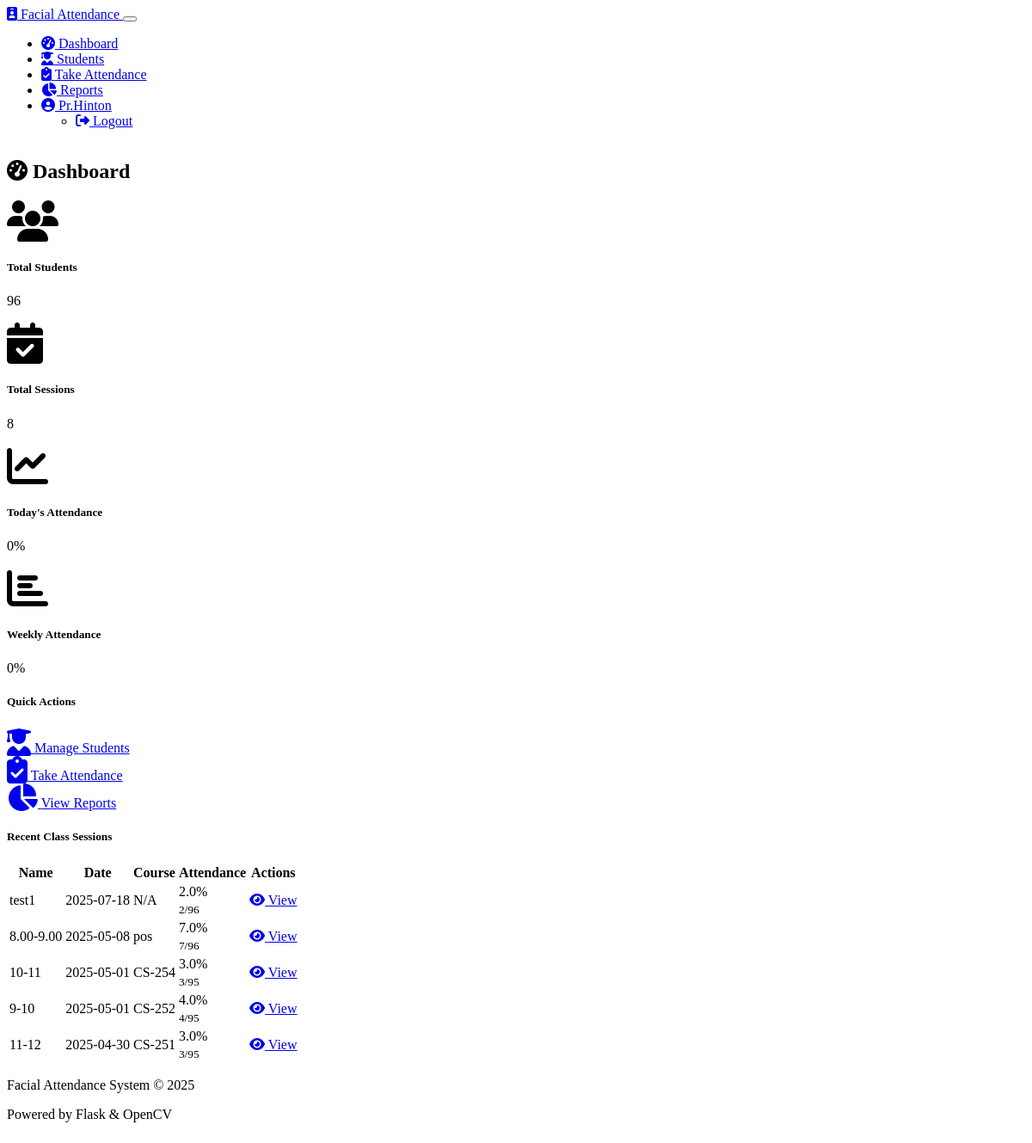
Page /dashboard (signed in) on the committed database.
### models.py (models this page shows, shortened)
class User(UserMixin, db.Model):
    id = db.Column(db.Integer, primary_key=True)
    username = db.Column(db.String(64), unique=True, nullable=False)
    email = db.Column(db.String(120), unique=True, nullable=False)
    password_hash = db.Column(db.String(256), nullable=False)
    is_admin = db.Column(db.Boolean, default=False)
    created_at = db.Column(db.DateTime, default=datetime.utcnow)

class ClassSession(db.Model):
    id = db.Column(db.Integer, primary_key=True)
    name = db.Column(db.String(100), nullable=False)
    date = db.Column(db.Date, nullable=False, index=True)
    time = db.Column(db.Time, nullable=True)
    course = db.Column(db.String(100), nullable=True)
    total_students = db.Column(db.Integer, default=0)
    present_students = db.Column(db.Integer, default=0)
    creator_id = db.Column(db.Integer, db.ForeignKey('user.id'), nullable=True)
    created_at = db.Column(db.DateTime, default=datetime.utcnow)
    attendances = db.relationship('Attendance', backref='class_session', lazy=True)

### routes.py (the view)
@app.route('/dashboard')
@login_required
def dashboard():
    recent_sessions = ClassSession.query.order_by(ClassSession.date.desc()).limit(5).all()
    today = date.today()
    week_ago = today - timedelta(days=7)
    today_attendance = ClassSession.query.filter(ClassSession.date == today).all()
    week_attendance = ClassSession.query.filter(ClassSession.date >= week_ago).all()
    total_students = Student.query.count()
    total_sessions = ClassSession.query.count()
    today_percentage = 0
    week_percentage = 0
    if today_attendance:
        present_today = sum(session.present_students for session in today_attendance)
        total_today = sum(session.total_students for session in today_attendance)
        today_percentage = (present_today / total_today * 100) if total_today > 0 else 0
    if week_attendance:
        present_week = sum(session.present_students for session in week_attendance)
        total_week = sum(session.total_students for session in week_attendance)
        week_percentage = (present_week / total_week * 100) if total_week > 0 else 0
    return render_template('dashboard.html',
                          recent_sessions=recent_sessions,
                          total_students=total_students,
                          total_sessions=total_sessions,
                          today_percentage=today_percentage,
                          week_percentage=week_percentage)

### app.py (called while the page is built)
@login_manager.user_loader
def load_user(user_id):
    from models import User
    return User.query.get(int(user_id))

### routes.py (called while the page is built)
@app.context_processor
def inject_now():
    return {'now': datetime.now()}

### templates/dashboard.html (shortened to what this page needs)
{% extends 'base.html' %}
{% block content %}
<div class="row mb-4">
    <div class="col-12">
        <h2 class="mb-4">
            <i class="fas fa-tachometer-alt text-primary me-2"></i>
            Dashboard
        </h2>
    </div>
</div>
<div class="row mb-4">
    <div class="col-md-3 mb-3">
        <div class="card text-center h-100 shadow-sm">
            <div class="card-body">
                <i class="fas fa-users fa-3x text-primary mb-3"></i>
                <h5 class="card-title">Total Students</h5>
                <p class="card-text display-6">{{ total_students }}</p>
            </div>
        </div>
    </div>
    <div class="col-md-3 mb-3">
        <div class="card text-center h-100 shadow-sm">
            <div class="card-body">
                <i class="fas fa-calendar-check fa-3x text-success mb-3"></i>
                <h5 class="card-title">Total Sessions</h5>
                <p class="card-text display-6">{{ total_sessions }}</p>
            </div>
        </div>
    </div>
    <div class="col-md-3 mb-3">
        <div class="card text-center h-100 shadow-sm">
            <div class="card-body">
                <i class="fas fa-chart-line fa-3x text-info mb-3"></i>
                <h5 class="card-title">Today's Attendance</h5>
                <p class="card-text display-6">{{ today_percentage|round(1) }}%</p>
            </div>
        </div>
    </div>
    <div class="col-md-3 mb-3">
        <div class="card text-center h-100 shadow-sm">
            <div class="card-body">
                <i class="fas fa-chart-bar fa-3x text-warning mb-3"></i>
                <h5 class="card-title">Weekly Attendance</h5>
                <p class="card-text display-6">{{ week_percentage|round(1) }}%</p>
            </div>
        </div>
    </div>
</div>
<div class="row mb-4">
    <div class="col-12">
        <div class="card shadow-sm">
            <div class="card-header bg-primary text-white">
                <h5 class="mb-0">Quick Actions</h5>
            </div>
            <div class="card-body">
                <div class="row">
                    <div class="col-sm-6 col-md-4 mb-3">
                        <a href="{{ url_for('students') }}" class="btn btn-outline-primary d-flex flex-column align-items-center p-3 h-100 w-100">
                            <i class="fas fa-user-graduate fa-2x mb-2"></i>
                            <span>Manage Students</span>
                        </a>
                    </div>
                    <div class="col-sm-6 col-md-4 mb-3">
                        <a href="{{ url_for('take_attendance') }}" class="btn btn-outline-primary d-flex flex-column align-items-center p-3 h-100 w-100">
                            <i class="fas fa-clipboard-check fa-2x mb-2"></i>
                            <span>Take Attendance</span>
                        </a>
                    </div>
                    <div class="col-sm-6 col-md-4 mb-3">
                        <a href="{{ url_for('reports') }}" class="btn btn-outline-primary d-flex flex-column align-items-center p-3 h-100 w-100">
                            <i class="fas fa-chart-pie fa-2x mb-2"></i>
                            <span>View Reports</span>
                        </a>
                    </div>
                </div>
            </div>
        </div>
    </div>
</div>
<div class="row">
    <div class="col-12">
        <div class="card shadow-sm">
            <div class="card-header bg-primary text-white">
                <h5 class="mb-0">Recent Class Sessions</h5>
            </div>
            <div class="card-body">
                {% if recent_sessions %}
                <div class="table-responsive">
                    <table class="table table-hover">
                        <thead>
                            <tr>
                                <th>Name</th>
                                <th>Date</th>
                                <th>Course</th>
                                <th>Attendance</th>
                                <th>Actions</th>
                            </tr>
                        </thead>
                        <tbody>
                            {% for session in recent_sessions %}
                            <tr>
                                <td>{{ session.name }}</td>
                                <td>{{ session.date.strftime('%Y-%m-%d') }}</td>
                                <td>{{ session.course or 'N/A' }}</td>
                                <td>
                                    <div class="progress" style="height: 20px;">
                                        {% set percentage = (session.present_students / session.total_students * 100) if session.total_students > 0 else 0 %}
                                        <div class="progress-bar bg-success" role="progressbar"
                                            style="width: {{ percentage }}%;"
                                            aria-valuenow="{{ percentage|round }}"
                                            aria-valuemin="0"
                                            aria-valuemax="100">
                                            {{ percentage|round }}%
                                        </div>
                                    </div>
                                    <small class="text-muted">{{ session.present_students }}/{{ session.total_students }}</small>
                                </td>
                                <td>
                                    <a href="{{ url_for('attendance', session_id=session.id) }}" class="btn btn-sm btn-primary">
                                        <i class="fas fa-eye"></i> View
                                    </a>
                                </td>
                            </tr>
                            {% endfor %}
                        </tbody>
                    </table>
                </div>
                {% else %}
                <div class="alert alert-info">
                    <i class="fas fa-info-circle me-2"></i>
                    No class sessions found. Start by <a href="{{ url_for('take_attendance') }}">taking attendance</a>.
                </div>
                {% endif %}
            </div>
        </div>
    </div>
</div>
{% endblock %}

### templates/base.html (shortened to what this page needs)
<!DOCTYPE html>
<html lang="en" data-bs-theme="dark">
<head>
    <link rel="stylesheet" href="https://cdn.replit.com/agent/bootstrap-agent-dark-theme.min.css">
    <link rel="stylesheet" href="https://cdnjs.cloudflare.com/ajax/libs/font-awesome/6.2.0/css/all.min.css">
    <link rel="stylesheet" href="{{ url_for('static', filename='css/style.css') }}">
</head>
<body>
    <nav class="navbar navbar-expand-lg navbar-dark bg-dark">
        <div class="container">
            <a class="navbar-brand" href="{{ url_for('index') }}">
                <i class="fas fa-id-badge me-2"></i>
                Facial Attendance
            </a>
            <button class="navbar-toggler" type="button" data-bs-toggle="collapse" data-bs-target="#navbarNav">
            </button>
            <div class="collapse navbar-collapse" id="navbarNav">
                <ul class="navbar-nav ms-auto">
                    {% if current_user.is_authenticated %}
                    <li class="nav-item">
                        <a class="nav-link {% if request.endpoint == 'dashboard' %}active{% endif %}" href="{{ url_for('dashboard') }}">
                            <i class="fas fa-tachometer-alt me-1"></i> Dashboard
                        </a>
                    </li>
                    <li class="nav-item">
                        <a class="nav-link {% if request.endpoint == 'students' %}active{% endif %}" href="{{ url_for('students') }}">
                            <i class="fas fa-user-graduate me-1"></i> Students
                        </a>
                    </li>
                    <li class="nav-item">
                        <a class="nav-link {% if request.endpoint == 'take_attendance' %}active{% endif %}" href="{{ url_for('take_attendance') }}">
                            <i class="fas fa-clipboard-check me-1"></i> Take Attendance
                        </a>
                    </li>
                    <li class="nav-item">
                        <a class="nav-link {% if request.endpoint == 'reports' %}active{% endif %}" href="{{ url_for('reports') }}">
                            <i class="fas fa-chart-pie me-1"></i> Reports
                        </a>
                    </li>
                    <li class="nav-item dropdown">
                        <a class="nav-link dropdown-toggle" href="#" id="userDropdown" role="button" data-bs-toggle="dropdown">
                            <i class="fas fa-user-circle me-1"></i> {{ current_user.username }}
                        </a>
                        <ul class="dropdown-menu dropdown-menu-end">
                            <li>
                                <a class="dropdown-item" href="{{ url_for('logout') }}">
                                    <i class="fas fa-sign-out-alt me-1"></i> Logout
                                </a>
                            </li>
                        </ul>
                    </li>
                    {% endif %}
                </ul>
            </div>
        </div>
    </nav>
    <main class="container py-4">
        {% block content %}{% endblock %}
    </main>
    <footer class="footer bg-dark text-light py-3 mt-5">
        <div class="container text-center">
            <p class="mb-0">Facial Attendance System &copy; {{ now.year }}</p>
            <p class="small text-muted mb-0">Powered by Flask & OpenCV</p>
        </div>
    </footer>
</body>
</html>

### static/css/style.css (style rules this page uses)
body { min-height: 100vh; display: flex; flex-direction: column; }
main { flex: 1; }
.card { transition: transform 0.2s ease-in-out, box-shadow 0.2s ease-in-out; }
.footer { margin-top: auto; }

### rows in the picture
User: username "Pr.Hinton"
ClassSession: name "test1", date "2025-07-18", course "N/A", percentage "2.0", present_students "2", total_students "96"
ClassSession: name "8.00-9.00", date "2025-05-08", course "pos", {{ percentage }} 7.291666666666667 (drawn), percentage "7.0", present_students "7", total_students "96"
ClassSession: name "10-11", date "2025-05-01", course "CS-254", {{ percentage }} 3.1578947368421053 (drawn), percentage "3.0", present_students "3", total_students "95"
ClassSession: name "9-10", date "2025-05-01", course "CS-252", {{ percentage }} 4.2105263157894735 (drawn), percentage "4.0", present_students "4", total_students "95"
ClassSession: name "11-12", date "2025-04-30", course "CS-251", {{ percentage }} 3.1578947368421053 (drawn), percentage "3.0", present_students "3", total_students "95"

### other values in the picture
{{ total_students }} "96"
{{ total_sessions }} "8"
{{ today_percentage|round(1) }} "0"
{{ week_percentage|round(1) }} "0"
